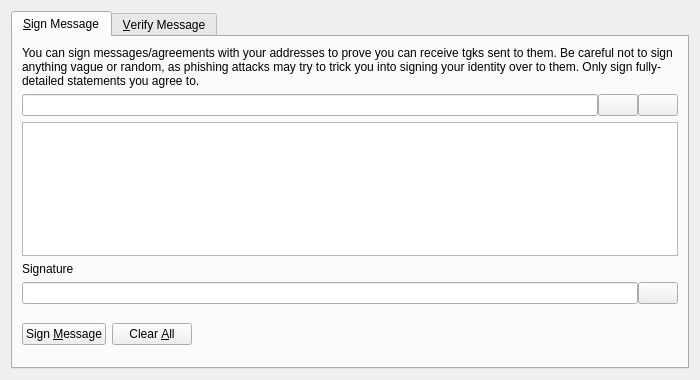
<?xml version="1.0" encoding="UTF-8"?>
<ui version="4.0">
 <class>SignVerifyMessageDialog</class>
 <widget class="QDialog" name="SignVerifyMessageDialog">
  <property name="geometry">
   <rect>
    <x>0</x>
    <y>0</y>
    <width>700</width>
    <height>380</height>
   </rect>
  </property>
  <property name="windowTitle">
   <string>Signatures - Sign / Verify a Message</string>
  </property>
  <property name="modal">
   <bool>true</bool>
  </property>
  <layout class="QVBoxLayout" name="verticalLayout">
   <item>
    <widget class="QTabWidget" name="tabWidget">
     <property name="currentIndex">
      <number>0</number>
     </property>
     <widget class="QWidget" name="tabSignMessage">
      <attribute name="title">
       <string>&amp;Sign Message</string>
      </attribute>
      <layout class="QVBoxLayout" name="verticalLayout_SM">
       <item>
        <widget class="QLabel" name="infoLabel_SM">
         <property name="text">
          <string>You can sign messages/agreements with your addresses to prove you can receive tgks sent to them. Be careful not to sign anything vague or random, as phishing attacks may try to trick you into signing your identity over to them. Only sign fully-detailed statements you agree to.</string>
         </property>
         <property name="textFormat">
          <enum>Qt::PlainText</enum>
         </property>
         <property name="wordWrap">
          <bool>true</bool>
         </property>
        </widget>
       </item>
       <item>
        <layout class="QHBoxLayout" name="horizontalLayout_1_SM">
         <property name="spacing">
          <number>0</number>
         </property>
         <item>
          <widget class="QValidatedLineEdit" name="addressIn_SM">
           <property name="toolTip">
            <string>The TGK address to sign the message with</string>
           </property>
          </widget>
         </item>
         <item>
          <widget class="QPushButton" name="addressBookButton_SM">
           <property name="toolTip">
            <string>Choose previously used address</string>
           </property>
           <property name="text">
            <string/>
           </property>
           <property name="icon">
            <iconset resource="../bitcoin.qrc">
             <normaloff>:/icons/address-book</normaloff>:/icons/address-book</iconset>
           </property>
           <property name="shortcut">
            <string>Alt+A</string>
           </property>
           <property name="autoDefault">
            <bool>false</bool>
           </property>
          </widget>
         </item>
         <item>
          <widget class="QPushButton" name="pasteButton_SM">
           <property name="toolTip">
            <string>Paste address from clipboard</string>
           </property>
           <property name="text">
            <string/>
           </property>
           <property name="icon">
            <iconset resource="../bitcoin.qrc">
             <normaloff>:/icons/editpaste</normaloff>:/icons/editpaste</iconset>
           </property>
           <property name="shortcut">
            <string>Alt+P</string>
           </property>
           <property name="autoDefault">
            <bool>false</bool>
           </property>
          </widget>
         </item>
        </layout>
       </item>
       <item>
        <widget class="QPlainTextEdit" name="messageIn_SM">
         <property name="toolTip">
          <string>Enter the message you want to sign here</string>
         </property>
        </widget>
       </item>
       <item>
        <widget class="QLabel" name="signatureLabel_SM">
         <property name="text">
          <string>Signature</string>
         </property>
         <property name="textFormat">
          <enum>Qt::PlainText</enum>
         </property>
        </widget>
       </item>
       <item>
        <layout class="QHBoxLayout" name="horizontalLayout_2_SM">
         <property name="spacing">
          <number>0</number>
         </property>
         <item>
          <widget class="QLineEdit" name="signatureOut_SM">
           <property name="font">
            <font>
             <italic>true</italic>
            </font>
           </property>
           <property name="readOnly">
            <bool>true</bool>
           </property>
          </widget>
         </item>
         <item>
          <widget class="QPushButton" name="copySignatureButton_SM">
           <property name="toolTip">
            <string>Copy the current signature to the system clipboard</string>
           </property>
           <property name="text">
            <string/>
           </property>
           <property name="icon">
            <iconset resource="../bitcoin.qrc">
             <normaloff>:/icons/editcopy</normaloff>:/icons/editcopy</iconset>
           </property>
           <property name="autoDefault">
            <bool>false</bool>
           </property>
          </widget>
         </item>
        </layout>
       </item>
       <item>
        <layout class="QHBoxLayout" name="horizontalLayout_3_SM">
         <item>
          <widget class="QPushButton" name="signMessageButton_SM">
           <property name="toolTip">
            <string>Sign the message to prove you own this TGK address</string>
           </property>
           <property name="text">
            <string>Sign &amp;Message</string>
           </property>
           <property name="icon">
            <iconset resource="../bitcoin.qrc">
             <normaloff>:/icons/edit</normaloff>:/icons/edit</iconset>
           </property>
           <property name="autoDefault">
            <bool>false</bool>
           </property>
          </widget>
         </item>
         <item>
          <widget class="QPushButton" name="clearButton_SM">
           <property name="toolTip">
            <string>Reset all sign message fields</string>
           </property>
           <property name="text">
            <string>Clear &amp;All</string>
           </property>
           <property name="icon">
            <iconset resource="../bitcoin.qrc">
             <normaloff>:/icons/remove</normaloff>:/icons/remove</iconset>
           </property>
           <property name="autoDefault">
            <bool>false</bool>
           </property>
          </widget>
         </item>
         <item>
          <spacer name="horizontalSpacer_1_SM">
           <property name="orientation">
            <enum>Qt::Horizontal</enum>
           </property>
           <property name="sizeHint" stdset="0">
            <size>
             <width>40</width>
             <height>48</height>
            </size>
           </property>
          </spacer>
         </item>
         <item>
          <widget class="QLabel" name="statusLabel_SM">
           <property name="font">
            <font>
             <weight>75</weight>
             <bold>true</bold>
            </font>
           </property>
           <property name="text">
            <string/>
           </property>
           <property name="wordWrap">
            <bool>true</bool>
           </property>
          </widget>
         </item>
         <item>
          <spacer name="horizontalSpacer_2_SM">
           <property name="orientation">
            <enum>Qt::Horizontal</enum>
           </property>
           <property name="sizeHint" stdset="0">
            <size>
             <width>40</width>
             <height>48</height>
            </size>
           </property>
          </spacer>
         </item>
        </layout>
       </item>
      </layout>
     </widget>
     <widget class="QWidget" name="tabVerifyMessage">
      <attribute name="title">
       <string>&amp;Verify Message</string>
      </attribute>
      <layout class="QVBoxLayout" name="verticalLayout_VM">
       <item>
        <widget class="QLabel" name="infoLabel_VM">
         <property name="text">
          <string>Enter the receiver's address, message (ensure you copy line breaks, spaces, tabs, etc. exactly) and signature below to verify the message. Be careful not to read more into the signature than what is in the signed message itself, to avoid being tricked by a man-in-the-middle attack. Note that this only proves the signing party receives with the address, it cannot prove sendership of any transaction!</string>
         </property>
         <property name="textFormat">
          <enum>Qt::PlainText</enum>
         </property>
         <property name="alignment">
          <set>Qt::AlignLeading|Qt::AlignLeft|Qt::AlignTop</set>
         </property>
         <property name="wordWrap">
          <bool>true</bool>
         </property>
        </widget>
       </item>
       <item>
        <layout class="QHBoxLayout" name="horizontalLayout_1_VM">
         <property name="spacing">
          <number>0</number>
         </property>
         <item>
          <widget class="QValidatedLineEdit" name="addressIn_VM">
           <property name="toolTip">
            <string>The TGK address the message was signed with</string>
           </property>
          </widget>
         </item>
         <item>
          <widget class="QPushButton" name="addressBookButton_VM">
           <property name="toolTip">
            <string>Choose previously used address</string>
           </property>
           <property name="text">
            <string/>
           </property>
           <property name="icon">
            <iconset resource="../bitcoin.qrc">
             <normaloff>:/icons/address-book</normaloff>:/icons/address-book</iconset>
           </property>
           <property name="shortcut">
            <string>Alt+A</string>
           </property>
           <property name="autoDefault">
            <bool>false</bool>
           </property>
          </widget>
         </item>
        </layout>
       </item>
       <item>
        <widget class="QPlainTextEdit" name="messageIn_VM"/>
       </item>
       <item>
        <widget class="QValidatedLineEdit" name="signatureIn_VM"/>
       </item>
       <item>
        <layout class="QHBoxLayout" name="horizontalLayout_2_VM">
         <item>
          <widget class="QPushButton" name="verifyMessageButton_VM">
           <property name="toolTip">
            <string>Verify the message to ensure it was signed with the specified TGK address</string>
           </property>
           <property name="text">
            <string>Verify &amp;Message</string>
           </property>
           <property name="icon">
            <iconset resource="../bitcoin.qrc">
             <normaloff>:/icons/transaction_0</normaloff>:/icons/transaction_0</iconset>
           </property>
           <property name="autoDefault">
            <bool>false</bool>
           </property>
          </widget>
         </item>
         <item>
          <widget class="QPushButton" name="clearButton_VM">
           <property name="toolTip">
            <string>Reset all verify message fields</string>
           </property>
           <property name="text">
            <string>Clear &amp;All</string>
           </property>
           <property name="icon">
            <iconset resource="../bitcoin.qrc">
             <normaloff>:/icons/remove</normaloff>:/icons/remove</iconset>
           </property>
           <property name="autoDefault">
            <bool>false</bool>
           </property>
          </widget>
         </item>
         <item>
          <spacer name="horizontalSpacer_1_VM">
           <property name="orientation">
            <enum>Qt::Horizontal</enum>
           </property>
           <property name="sizeHint" stdset="0">
            <size>
             <width>40</width>
             <height>48</height>
            </size>
           </property>
          </spacer>
         </item>
         <item>
          <widget class="QLabel" name="statusLabel_VM">
           <property name="font">
            <font>
             <weight>75</weight>
             <bold>true</bold>
            </font>
           </property>
           <property name="text">
            <string/>
           </property>
           <property name="wordWrap">
            <bool>true</bool>
           </property>
          </widget>
         </item>
         <item>
          <spacer name="horizontalSpacer_2_VM">
           <property name="orientation">
            <enum>Qt::Horizontal</enum>
           </property>
           <property name="sizeHint" stdset="0">
            <size>
             <width>40</width>
             <height>48</height>
            </size>
           </property>
          </spacer>
         </item>
        </layout>
       </item>
      </layout>
     </widget>
    </widget>
   </item>
  </layout>
 </widget>
 <customwidgets>
  <customwidget>
   <class>QValidatedLineEdit</class>
   <extends>QLineEdit</extends>
   <header>qvalidatedlineedit.h</header>
  </customwidget>
 </customwidgets>
 <resources>
  <include location="../bitcoin.qrc"/>
 </resources>
 <connections/>
</ui>
